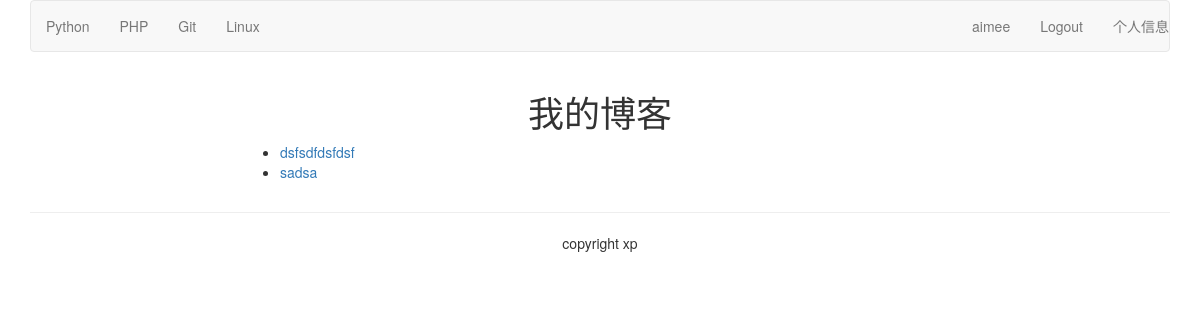
The page /blog/ (signed in) on the database as committed earlier.
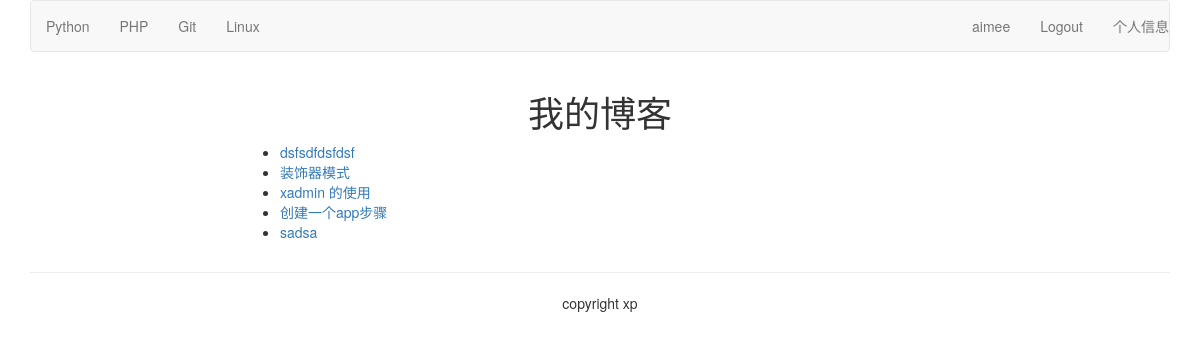
The same page on the database as committed later.
### blog/models.py (models this page shows, shortened)
class BlogArticle(models.Model):
    title=models.CharField(max_length=300)
    author=models.ForeignKey(User,related_name="blog_posts")
    body=models.TextField()
    publish=models.DateTimeField(default=timezone.now)
    class Meta:
        ordering=("-publish",)

### blog/views.py (the view)
def blog_title(request):
    blogs=BlogArticle.objects.all()
    return render(request,'blog/titles.html',{"blogs":blogs})

### templates/blog/titles.html (shortened to what this page needs)
{% extends "base.html" %}
{% load staticfiles %}
{% block content %}
<div class="row text-center vertical-middle-sm">
    <h1>我的博客</h1>
</div>
<div style="margin-left: 20%">
    <ul>
        {% for blog in blogs %}
        <li><a href="{{ blog.id }}">{{ blog.title }}</a></li>
        {% endfor %}
    </ul>
</div>
{% endblock %}

### templates/base.html (shortened to what this page needs)
{% load staticfiles %}
<!DOCTYPE html>
<html lang="en">
<head>
    <link rel="stylesheet" href="{% static 'css/bootstrap.css' %}">
</head>
<body>
{% include 'header.html' %}
{% block content %}{% endblock %}
{% include 'footer.html' %}
</body>
</html>

### templates/header.html (shortened to what this page needs)
{% load staticfiles %}
<div class="container">
    <nav class="navbar navbar-default" role="navigation">
        <div class="">
            <ul class="nav navbar-nav" role="tablist">
                <li><a href="#">Python</a></li>
                <li><a href="#">PHP</a></li>
                <li><a href="#">Git</a></li>
                <li><a href="#">Linux</a></li>
            </ul>
            <ul class="nav navbar-nav navbar-right text-right">
                {% if user.is_authenticated %}
                <li><a href="{% url 'account:my_information' %}"> {{ user.username}}</a></li>
                <li><a href="{% url 'account:user_logout' %}">Logout</a></li>
                <li><a href="{% url 'account:my_information_edit' %}">个人信息</a></li>
                {% else %}
                <li><a href="{% url 'account:user_login' %}">Login</a></li>
                {% endif %}
            </ul>
        </div>
    </nav>
</div>

### templates/footer.html (shortened to what this page needs)
{% load staticfiles %}
<div class="container">
    <hr>
    <p class="text-center">
        copyright xp
    </p>
</div>

Rows that differ between the two databases and show on the page:
added BlogArticle: title "装饰器模式"
added BlogArticle: title "xadmin 的使用"
added BlogArticle: title "创建一个app步骤"
